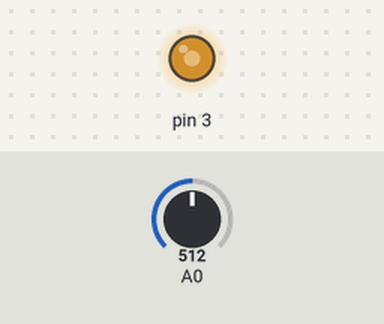
Bench run of a sketch on a simulated Arduino Uno, built with avr-gcc and run on an emulated ATmega328P. On the bench: output pins drawn as LEDs (lit = HIGH). The inputs (shaded band) are chosen by the test bench; at power-on: A0 = 512. What the sketch prints to the serial monitor is not drawn.

Above: at 0.1 s.
Timing chart, 0 to 1.6 s (numbered marks = the images above):
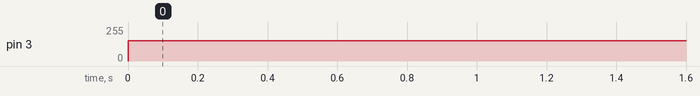

Measured:
- by itself, pin 3: 0/255 → 153/255 at 0.00 s

The sketch:

proj1_motion.ino
```cpp
void setup() {
  // put your setup code here, to run once:
  Serial.begin(9600);
  pinMode(A0, INPUT);
  pinMode(3, OUTPUT);
}

void loop() {
  // put your main code here, to run repeatedly:
  analogWrite(3,3.0/5.0*255);
  float V = analogRead(A0)*5.0/1023;
  Serial.println(String(V));

  delay(1000);
}
```
